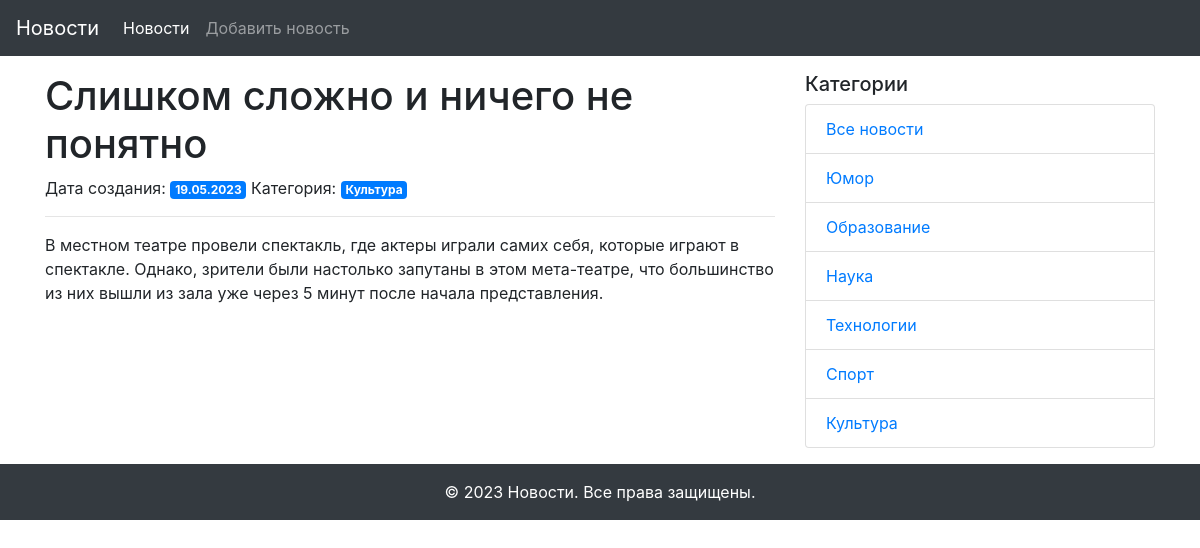
Page /news_detail/9 on the committed database.
### main.py (models this page shows, shortened)
class News(db.Model): # type: ignore
    id = db.Column(db.Integer, primary_key=True)
    title = db.Column(db.String(255), nullable=False, unique=True)
    text = db.Column(db.Text, nullable=False)
    created_date = db.Column(db.DateTime, default=datetime.utcnow())
    category_id = db.Column(db.Integer, db.ForeignKey('category.id'), nullable=True)
    category = db.relationship('Category', back_populates='news')

class Category(db.Model): # type: ignore
    id = db.Column(db.Integer, primary_key=True)
    title = db.Column(db.String(255), nullable=False, unique=True)
    news = db.relationship('News', back_populates='category')

### main.py (the view)
@app.route('/news_detail/<int:id>')
def news_detail(id):
    news_item = News.query.get(id)
    categories = Category.query.all()
    return render_template('news_detail.html',
                           news=news_item,
                           categories=categories)

### templates/news_detail.html (shortened to what this page needs)
{% extends "base.html" %}
{% block content %}
  <h1>{{ news.title }}</h1>
  {% if news.created_date %}
        <span>Дата создания: </span>
        <span class="badge badge-primary">{{ news.created_date.strftime('%d.%m.%Y') }}</span>
      {% endif %}
      {% if news.category %}
        <span>Категория:
        <a href="{{ url_for('news_in_category', id=news.category.id) }}" class="badge badge-primary">
          {{ news.category.title }}</a></span>
      {% endif %}
  <hr>
  <p>{{ news.text }}</p>
{% endblock content %}

### templates/side_navigation.html
<div class="col-md-4">
  <h5>Категории</h5>
  <ul class="list-group">
    <li class="list-group-item"><a href="{{ url_for('index') }}">Все новости</a></li>
    {% for category in categories %}
      <li class="list-group-item"><a href="{{ url_for('news_in_category', id=category.id) }}">{{ category.title }}</a></li>
    {% endfor %}
  </ul>
</div>

### rows in the picture
News: title "Слишком сложно и ничего не понятно", created_date "19.05.2023", text "В местном театре провели спектакль, где актеры играли самих себя, которые играют в спектакле. Однако, зрители были настолько запутаны в этом мета-театре, что большинство из них вышли из зала уже через 5 минут после начала представления."
Category: category "Культура", title "Культура"
Category: title "Юмор"
Category: title "Образование"
Category: title "Наука"
Category: title "Технологии"
Category: title "Спорт"
